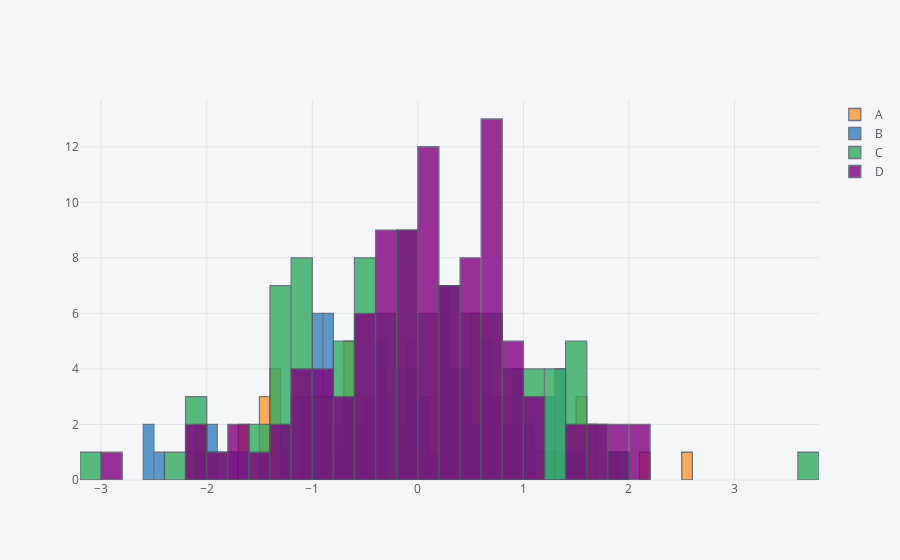

Notebook cell for this chart:
### Code cell
#histogram passing in all columns
df.iplot(kind='hist',bins=50)
